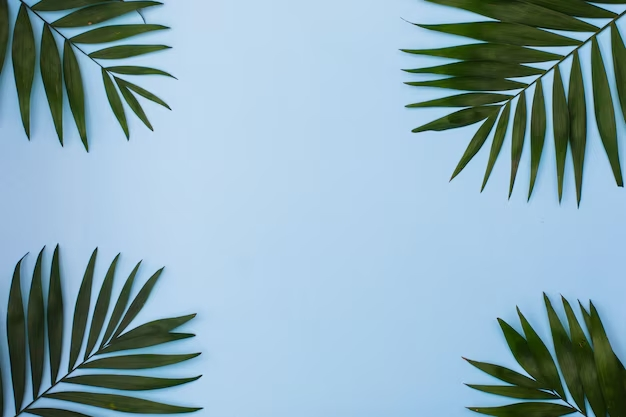
#> input picture bg.jpg, 626 x 417 px
$ python -i function.py   (imports and definitions only)
#> lines starting #> are read from the running program, lines starting #| are printed output that depends on the picture; after the words box and inside, x2 and y2 are one past the last pixel; in counts of white or black regions, pixels touching at a corner belong together
#> further down, picture is the input picture: shape (417, 626, 3); mean B, G, R 182.3, 170.2, 139.9
from PIL import Image
import numpy as np
import matplotlib
# [1 line not run here, left out]
import matplotlib.pyplot as plt
import cv2
import os
import numpy as np
import matplotlib.pyplot as plt
from skimage.feature import hog
import os
import joblib
import numpy as np
from skimage.feature import hog
from sklearn.decomposition import PCA
from sklearn.svm import SVC
from sklearn.preprocessing import StandardScaler

def detect_non_vegetative_regions(image):
  """
  Detects non-green areas in an image and provides a conceptual approach for visualization.

  Args:
      image (ndarray): The input image.

  This function cannot directly modify the image due to constraints. It performs
  preprocessing, color detection
  """

  # Step 2: Preprocessing
  gray_image = cv2.cvtColor(image, cv2.COLOR_BGR2GRAY)
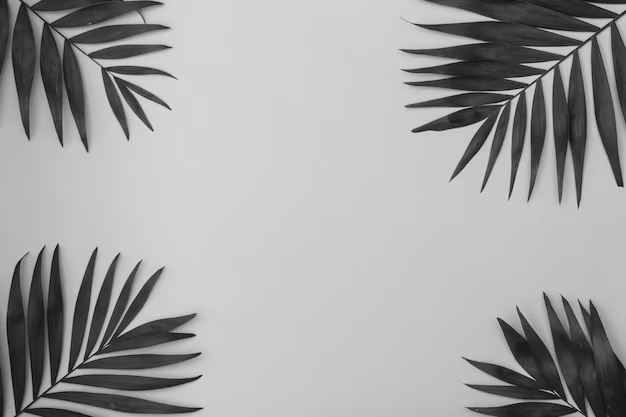
#> gray_image: shape (417, 626); min 3, max 219, mean 162.5

  # Step 3: Color Detection (Adjusted thresholds for green in HSV)
  lower_green = np.array([25, 40, 40])
  upper_green = np.array([100, 255, 255])
  hsv_image = cv2.cvtColor(image, cv2.COLOR_BGR2HSV)
#> hsv_image: shape (417, 626, 3); mean H, S, V 90.9, 83.8, 189.5
  green_mask = cv2.inRange(hsv_image, lower_green, upper_green)
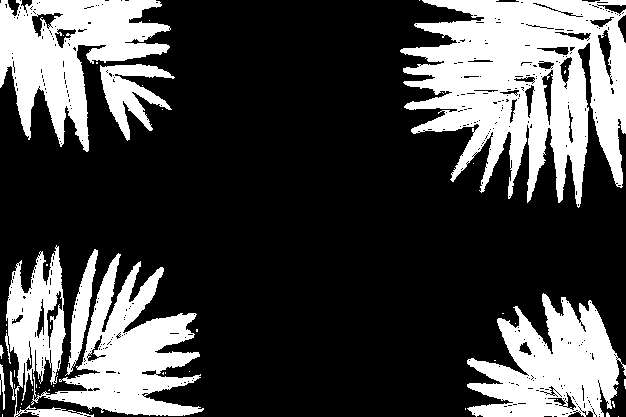
#> green_mask: shape (417, 626); 27.9% white; 51 white regions (42 under 20 px), largest, box (x1, y1, x2, y2) and area: (400, 0, 626, 208) 27847, (0, 0, 171, 152) 12712, (467, 293, 626, 417) 11440

  # Step 4: Invert the mask to get the non-green areas
  non_green_mask = cv2.bitwise_not(green_mask)

  # Step 5: Overlay non-green areas on original image (for visualization)
  masked_image = cv2.bitwise_and(image, image, mask=non_green_mask)
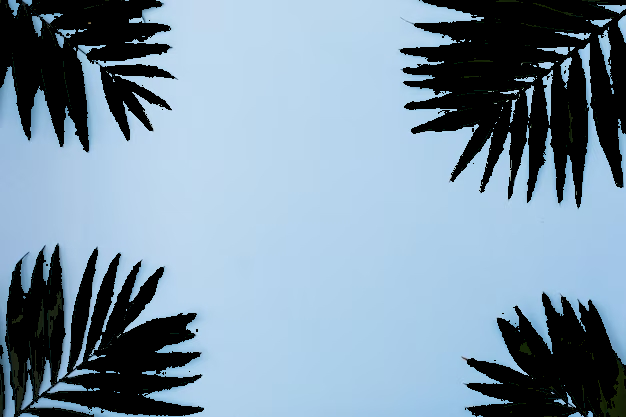
#> masked_image: shape (417, 626, 3); mean B, G, R 164.1, 146, 122.8

  # Step 6: Invert the masked image to replace black with white (for visualization)
  masked_image_inverted = cv2.bitwise_not(masked_image)
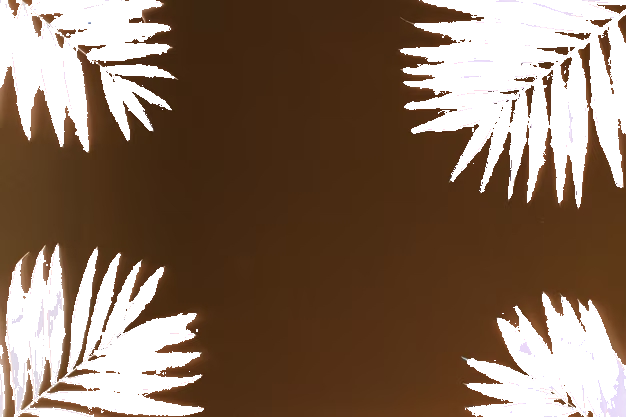
#> masked_image_inverted: shape (417, 626, 3); mean B, G, R 90.9, 109, 132.2

  return {
      "image": image,
      "masked_image": masked_image,
      "green_mask": green_mask,
      "Result": masked_image_inverted,
  }

# [46 lines left out: functions detect_disease_zones, extract_hog_features_resized, not called in this run]

# [3 lines not run here, left out]
# [8 lines left out: function prediction, not called in this run]

>>> import cv2
>>> picture = cv2.imread('../bg.jpg')
>>> result = detect_non_vegetative_regions(picture)
#> result = 4 items
